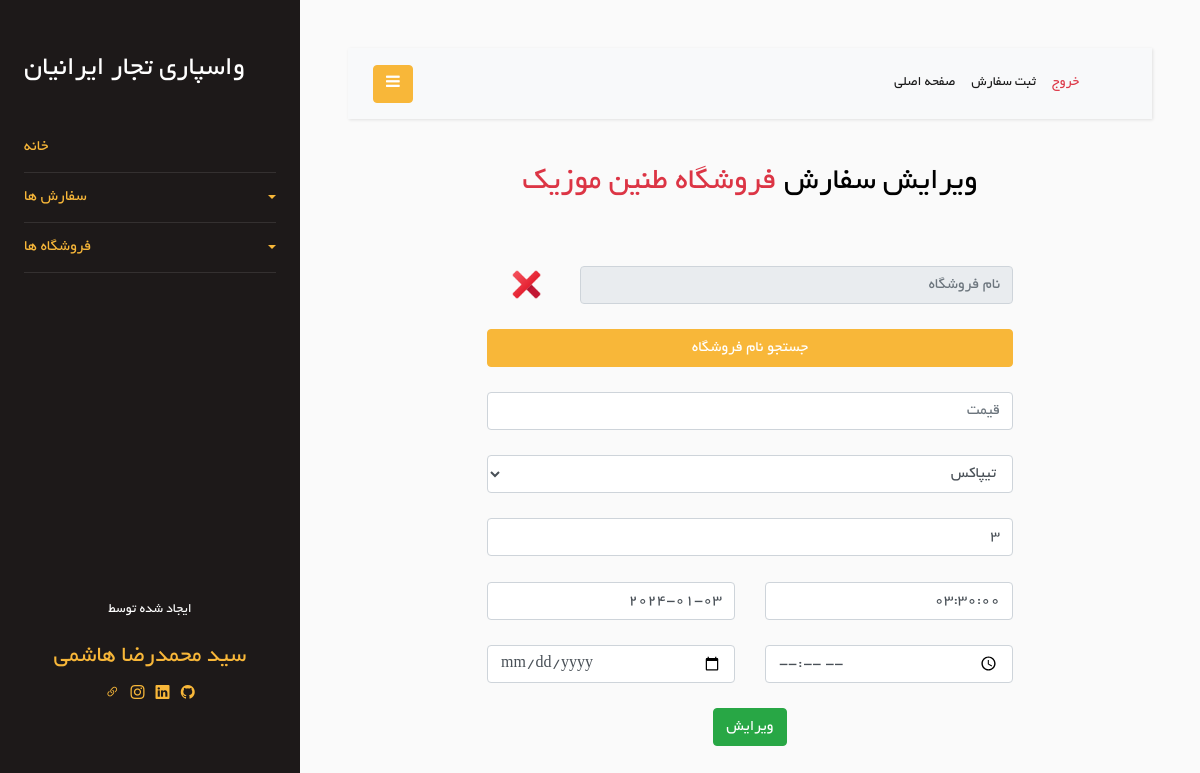
Page /Order/update_order/138 (signed in) on the committed database.
### Order/models.py (models this page shows)
class Order(models.Model):
    store = models.ForeignKey(Store, on_delete=models.CASCADE)
    order_number = models.TextField(blank=True, null=True)
    shipping_method = models.ForeignKey(ShippingMethod, on_delete=models.CASCADE, null=True, blank=True)
    date = models.DateField(null=True, blank=True)
    time = models.TimeField(null=True, blank=True)
    document_defects = models.CharField(max_length=200, blank=True, null=True)
    is_delete = models.BooleanField(default=False)
    class Meta:
        verbose_name = "Order"

### Store/models.py (models this page shows, shortened)
class Store(models.Model):
    store_name = models.CharField(max_length=100)
    is_active = models.BooleanField(default=True)
    is_delete = models.BooleanField(default=False)
    class Meta:
        db_table = 'Store'

### Order/views.py (the view)
# urls.py: path('update_order/<int:order_id>', views.UpdateOrderView.as_view(), name='update_order'),
@method_decorator(login_required, name='dispatch')
class UpdateOrderView(View):
    def get(self, request: HttpRequest, order_id):
        current_order: Order = Order.objects.filter(id=order_id).first()
        print(current_order.order_number)
        edit_form = UpdateOrderForm(instance=current_order)
        context = {
            'edit_form': edit_form,
            'current_order': current_order,
        }
        return render(request, 'Order/update-order.html', context)

### Order/forms.py
class UpdateOrderForm(forms.ModelForm):
    class Meta:
        model = Order
        fields = ['order_number', 'shipping_method', 'document_defects', 'date', 'time']
        widgets = {
            'order_number': forms.NumberInput(attrs={
                'class': 'form-control',
                'placeholder': 'قیمت'
            }),
            'shipping_method': forms.Select(attrs={
                'class': 'form-control',
                'placeholder': 'روش ارسال',
            }),
            'document_defects': forms.TextInput(attrs={
                'class': 'form-control',
                'placeholder': 'نقص مدارک',
            }),
            'date': forms.DateInput(attrs={
                'class': 'form-control',
                'placeholder': 'تاریخ',
            }),
            'time': forms.TextInput(attrs={
                'class': 'form-control',
                'placeholder': 'ساعت',
            }),
        }

### Order/models.py (called while the page is built)
    def __str__(self):
        return self.fa_name

### Order/templates/Order/update-order.html (shortened to what this page needs)
{% extends 'base/layout.html' %}
{% load static %}
{% block header-link %}
    <link rel="stylesheet" href="{% static 'css/Order/add-order-style.css' %}"/>
{% endblock %}
{% block mian %}
    <div class="row text-center">
        <div class="col-md-2"></div>
        <div class="col-md-8">
            <h2>ویرایش سفارش <span class="text-danger">{{ current_order.store.store_name }}</span></h2>
            <br/>
            <form method="post" action="#">
                <br/>
                <div class="row">
                    <div class="col-10">
                        <input type="text" placeholder="نام فروشگاه" class="form-control" readonly id="fake_store_id_input" required>
                    </div>
                    <div class="col-2 text-right">
                        <button type="button" onclick="remove_from_input()" id="remove-btn">
                            <img id="remove-icon" src="{% static 'icon/../../../static/icons/icons8-delete-48.png' %}">
                        </button>
                    </div>
                </div>
                <br/>
                <div class="row">
                    <div class="col-12">
                        <button type="button" onclick="show_stores()" class="btn btn-primary" id="search-btn">جستجو نام فروشگاه</button>
                    </div>
                </div>
                <br/>
                <div class="row">
                    <div class="col-12">
                        {{ edit_form.order_number }}
                    </div>
                </div>
                <br/>
                <div class="row">
                    <div class="col-12">
                        {{ edit_form.shipping_method }}
                    </div>
                </div>
                <br/>
                <div class="row">
                    <div class="col-12">
                        {{ edit_form.document_defects }}
                    </div>
                </div>
                <br/>
                <div class="row">
                    <div class="col-6">
                        {{ edit_form.time }}
                    </div>
                    <div class="col-6">
                        {{ edit_form.date }}
                    </div>
                </div>
                <br/>
                <div class="row">
                    <div class="col-6">
                        <input type="time" class="form-control"/>
                    </div>
                    <div class="col-6">
                        <input type="date" class="form-control"/>
                    </div>
                </div>
                <br/>
                <button type="submit" class="btn btn-success">ویرایش</button>
            </form>
        </div>
        <div class="col-md-2"></div>
    </div>
{% endblock %}

### Order/static/css/Order/add-order-style.css (style rules this page uses)
#remove-icon { width: 35px; }
#search-btn { width: 100%; }
#remove-btn { border: none; background-color: #fafafa; }
form { direction: rtl; }

### rows in the picture
Order: store.store_name "فروشگاه طنین موزیک", shipping_method "تیپاکس", document_defects "3", time "03:30:00", date "2024-01-03"
